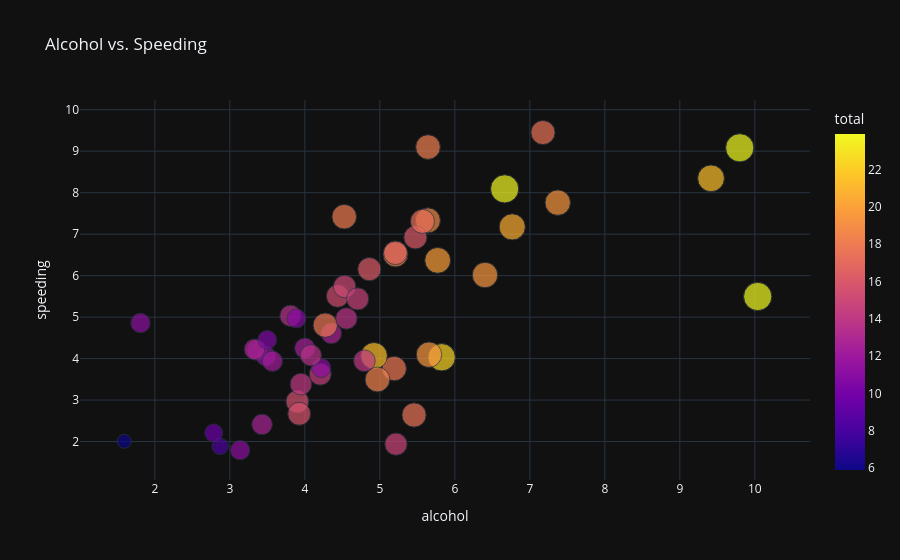

Here is the notebook cell this chart was saved with:
### Code cell
fig = px.scatter(df, x='alcohol', y='speeding',
                color='total',
                size='total',
                template='plotly_dark',
                title='Alcohol vs. Speeding')
fig.show()

### Figure 1 — Plotly figure (JSON) as saved in the notebook; plotly's stock layout.template omitted (floating-point values rounded to 4 significant figures)
{"data": [{"hovertemplate": "alcohol=%{x}<br>speeding=%{y}<br>total=%{marker.color}<extra></extra>", "legendgroup": "", "marker": {"color": [18.8, 18.1, 18.6, 22.4, 12.0, 13.6, 10.8, 16.2, 5.9, 17.9, 15.6, 17.5, 15.3, 12.8, 14.5, 15.7, 17.8, 21.4, 20.5, 15.1, 12.5, 8.2, 14.1, 9.6, 17.6, 16.1, 21.4, 14.9, 14.7, 11.6, 11.2, 18.4, 12.3, 16.8, 23.9, 14.1, 19.9, 12.8, 18.2, 11.1, 23.9, 19.4, 19.5, 19.4, 11.3, 13.6, 12.7, 10.6, 23.8, 13.8, 17.4], "coloraxis": "coloraxis", "size": [18.8, 18.1, 18.6, 22.4, 12.0, 13.6, 10.8, 16.2, 5.9, 17.9, 15.6, 17.5, 15.3, 12.8, 14.5, 15.7, 17.8, 21.4, 20.5, 15.1, 12.5, 8.2, 14.1, 9.6, 17.6, 16.1, 21.4, 14.9, 14.7, 11.6, 11.2, 18.4, 12.3, 16.8, 23.9, 14.1, 19.9, 12.8, 18.2, 11.1, 23.9, 19.4, 19.5, 19.4, 11.3, 13.6, 12.7, 10.6, 23.8, 13.8, 17.4], "sizemode": "area", "sizeref": 0.05975, "symbol": "circle"}, "mode": "markers", "name": "", "orientation": "v", "showlegend": false, "type": "scatter", "x": [5.64, 4.525, 5.208, 5.824, 3.36, 3.808, 3.888, 4.86, 1.593, 5.191, 3.9, 7.175, 4.437, 4.352, 4.205, 3.925, 4.272, 4.922, 6.765, 4.53, 4.0, 2.87, 3.948, 2.784, 5.456, 5.474, 9.416, 5.215, 4.704, 3.48, 3.136, 4.968, 3.567, 5.208, 10.04, 4.794, 5.771, 3.328, 5.642, 4.218, 9.799, 6.402, 5.655, 7.372, 1.808, 4.08, 3.429, 3.498, 6.664, 4.554, 5.568], "xaxis": "x", "y": [7.332, 7.421, 6.51, 4.032, 4.2, 5.032, 4.968, 6.156, 2.006, 3.759, 2.964, 9.45, 5.508, 4.608, 3.625, 2.669, 4.806, 4.066, 7.175, 5.738, 4.25, 1.886, 3.384, 2.208, 2.64, 6.923, 8.346, 1.937, 5.439, 4.06, 1.792, 3.496, 3.936, 6.552, 5.497, 3.948, 6.368, 4.224, 9.1, 3.774, 9.082, 6.014, 4.095, 7.76, 4.859, 4.08, 2.413, 4.452, 8.092, 4.968, 7.308], "yaxis": "y"}], "layout": {"coloraxis": {"colorbar": {"title": {"text": "total"}}, "colorscale": [[0, "#0d0887"], [0.1111, "#46039f"], [0.2222, "#7201a8"], [0.3333, "#9c179e"], [0.4444, "#bd3786"], [0.5556, "#d8576b"], [0.6667, "#ed7953"], [0.7778, "#fb9f3a"], [0.8889, "#fdca26"], [1, "#f0f921"]]}, "legend": {"itemsizing": "constant", "tracegroupgap": 0}, "title": {"text": "Alcohol vs. Speeding"}, "xaxis": {"anchor": "y", "domain": [0, 1], "title": {"text": "alcohol"}}, "yaxis": {"anchor": "x", "domain": [0, 1], "title": {"text": "speeding"}}}}
